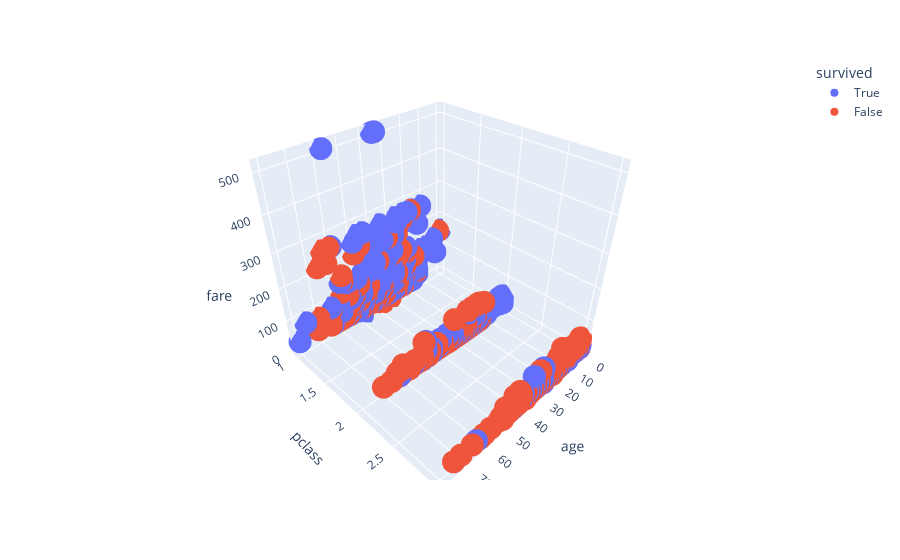

The notebook cell saved with this chart:
### Code cell
plotly.offline.init_notebook_mode(connected=True)
fig = px.scatter_3d(data, x='age', y='pclass', z='fare',
              color='survived')
#fig.write_html("animacion1_3D.html")
fig.show()

### Figure 1 — Plotly figure (JSON) as saved in the notebook; plotly's stock layout.template omitted (floating-point values rounded to 4 significant figures; data arrays with more than 128 entries replaced by an {"elided": "..."} marker saying what was removed)
{"data": [{"hovertemplate": "survived=True<br>age=%{x}<br>pclass=%{y}<br>fare=%{z}<extra></extra>", "legendgroup": "True", "marker": {"color": "#636efa", "symbol": "circle"}, "mode": "markers", "name": "True", "scene": "scene", "showlegend": true, "type": "scatter3d", "x": {"elided": "500 float values"}, "y": {"elided": "500 int values"}, "z": {"elided": "500 float values"}}, {"hovertemplate": "survived=False<br>age=%{x}<br>pclass=%{y}<br>fare=%{z}<extra></extra>", "legendgroup": "False", "marker": {"color": "#EF553B", "symbol": "circle"}, "mode": "markers", "name": "False", "scene": "scene", "showlegend": true, "type": "scatter3d", "x": {"elided": "809 float values"}, "y": {"elided": "809 int values"}, "z": {"elided": "809 float values"}}], "layout": {"legend": {"title": {"text": "survived"}, "tracegroupgap": 0}, "margin": {"t": 60}, "scene": {"domain": {"x": [0, 1], "y": [0, 1]}, "xaxis": {"title": {"text": "age"}}, "yaxis": {"title": {"text": "pclass"}}, "zaxis": {"title": {"text": "fare"}}}}}
